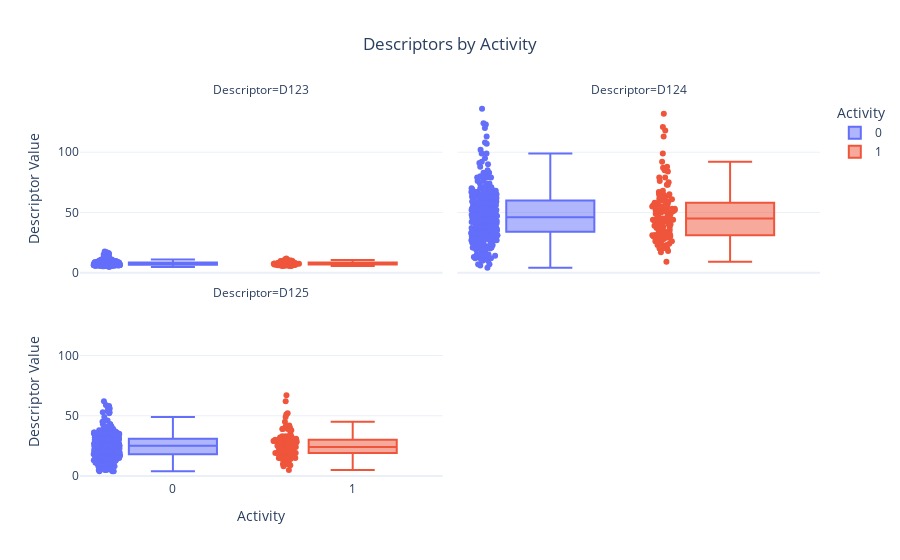

Here is the notebook cell this chart was saved with:
### Code cell
import pandas as pd
import plotly.express as px

# Select columns you want to plot
y_columns = ["D120", "D124", "D125"]  # replace with actual descriptor columns

# Melt the DataFrame to long format
df_melted = pd.melt(df, id_vars="Label", value_vars=y_columns,
                    var_name="Descriptor", value_name="Value")

# Plot with Plotly Express
fig = px.box(df_melted, x="Label", y="Value", color="Label",
             facet_col="Descriptor", facet_col_wrap=2,
             title="Descriptors by Activity",
             labels={"Value": "Descriptor Value", "Label": "Activity"},
             points="all", template="plotly_white")

fig.update_layout(title_x=0.5)
fig.show()

### Figure 1 — Plotly figure (JSON) as saved in the notebook; plotly's stock layout.template omitted (floating-point values rounded to 4 significant figures; data arrays with more than 128 entries replaced by an {"elided": "..."} marker saying what was removed)
{"data": [{"alignmentgroup": "True", "boxpoints": "all", "hovertemplate": "Activity=%{x}<br>Descriptor=D123<br>Descriptor Value=%{y}<extra></extra>", "legendgroup": "0", "marker": {"color": "#636efa"}, "name": "0", "notched": false, "offsetgroup": "0", "orientation": "v", "showlegend": true, "type": "box", "x": {"elided": "359 str values"}, "x0": " ", "xaxis": "x3", "y": {"elided": "359 float values"}, "y0": " ", "yaxis": "y3"}, {"alignmentgroup": "True", "boxpoints": "all", "hovertemplate": "Activity=%{x}<br>Descriptor=D124<br>Descriptor Value=%{y}<extra></extra>", "legendgroup": "0", "marker": {"color": "#636efa"}, "name": "0", "notched": false, "offsetgroup": "0", "orientation": "v", "showlegend": false, "type": "box", "x": {"elided": "359 str values"}, "x0": " ", "xaxis": "x4", "y": {"elided": "359 float values"}, "y0": " ", "yaxis": "y4"}, {"alignmentgroup": "True", "boxpoints": "all", "hovertemplate": "Activity=%{x}<br>Descriptor=D125<br>Descriptor Value=%{y}<extra></extra>", "legendgroup": "0", "marker": {"color": "#636efa"}, "name": "0", "notched": false, "offsetgroup": "0", "orientation": "v", "showlegend": false, "type": "box", "x": {"elided": "359 str values"}, "x0": " ", "xaxis": "x", "y": {"elided": "359 float values"}, "y0": " ", "yaxis": "y"}, {"alignmentgroup": "True", "boxpoints": "all", "hovertemplate": "Activity=%{x}<br>Descriptor=D123<br>Descriptor Value=%{y}<extra></extra>", "legendgroup": "1", "marker": {"color": "#EF553B"}, "name": "1", "notched": false, "offsetgroup": "1", "orientation": "v", "showlegend": true, "type": "box", "x": ["1", "1", "1", "1", "1", "1", "1", "1", "1", "1", "1", "1", "1", "1", "1", "1", "1", "1", "1", "1", "1", "1", "1", "1", "1", "1", "1", "1", "1", "1", "1", "1", "1", "1", "1", "1", "1", "1", "1", "1", "1", "1", "1", "1", "1", "1", "1", "1", "1", "1", "1", "1", "1", "1", "1", "1", "1", "1", "1", "1", "1", "1", "1", "1", "1", "1", "1", "1", "1", "1", "1", "1", "1", "1", "1", "1", "1", "1", "1", "1", "1", "1", "1", "1", "1", "1", "1", "1", "1", "1", "1", "1", "1", "1", "1", "1", "1", "1", "1", "1", "1", "1", "1", "1", "1", "1", "1", "1", "1", "1", "1", "1", "1", "1", "1", "1", "1", "1"], "x0": " ", "xaxis": "x3", "y": [7.348, 9.65, 6.027, 6.758, 6.829, 8.508, 9.146, 7.362, 8.47, 6.529, 7.312, 7.275, 6.776, 9.27, 7.564, 9.51, 6.759, 6.224, 6.484, 7.625, 9.872, 6.722, 9.471, 6.535, 7.541, 9.486, 6.698, 7.622, 11.13, 7.218, 7.55, 7.848, 8.527, 6.805, 5.547, 7.302, 5.609, 5.986, 9.647, 8.927, 6.845, 6.937, 9.871, 8.251, 6.718, 7.195, 8.305, 7.029, 10.12, 7.867, 6.672, 7.11, 8.028, 7.342, 5.634, 8.846, 7.972, 9.046, 8.294, 8.509, 7.351, 9.216, 11.71, 7.837, 6.496, 8.204, 7.557, 7.426, 6.822, 10.18, 7.493, 6.962, 10.52, 6.22, 7.209, 6.182, 8.818, 6.624, 6.156, 7.266, 6.343, 6.219, 6.445, 6.842, 8.067, 7.48, 7.33, 6.759, 6.353, 7.876, 7.995, 7.833, 8.138, 8.421, 7.073, 10.01, 5.705, 6.224, 6.817, 6.077, 7.111, 8.102, 10.34, 7.348, 6.055, 10.36, 8.451, 6.997, 7.544, 6.845, 7.798, 7.189, 8.914, 7.461, 6.859, 7.632, 9.431, 8.228], "y0": " ", "yaxis": "y3"}, {"alignmentgroup": "True", "boxpoints": "all", "hovertemplate": "Activity=%{x}<br>Descriptor=D124<br>Descriptor Value=%{y}<extra></extra>", "legendgroup": "1", "marker": {"color": "#EF553B"}, "name": "1", "notched": false, "offsetgroup": "1", "orientation": "v", "showlegend": false, "type": "box", "x": ["1", "1", "1", "1", "1", "1", "1", "1", "1", "1", "1", "1", "1", "1", "1", "1", "1", "1", "1", "1", "1", "1", "1", "1", "1", "1", "1", "1", "1", "1", "1", "1", "1", "1", "1", "1", "1", "1", "1", "1", "1", "1", "1", "1", "1", "1", "1", "1", "1", "1", "1", "1", "1", "1", "1", "1", "1", "1", "1", "1", "1", "1", "1", "1", "1", "1", "1", "1", "1", "1", "1", "1", "1", "1", "1", "1", "1", "1", "1", "1", "1", "1", "1", "1", "1", "1", "1", "1", "1", "1", "1", "1", "1", "1", "1", "1", "1", "1", "1", "1", "1", "1", "1", "1", "1", "1", "1", "1", "1", "1", "1", "1", "1", "1", "1", "1", "1", "1"], "x0": " ", "xaxis": "x4", "y": [56.0, 28.0, 54.0, 60.0, 61.0, 18.0, 40.0, 79.0, 52.0, 50.0, 33.0, 30.0, 99.0, 35.0, 27.0, 26.0, 48.0, 65.0, 40.0, 60.0, 30.0, 21.0, 39.0, 38.0, 30.0, 42.0, 84.0, 53.0, 23.0, 53.0, 24.0, 50.0, 52.0, 64.0, 26.0, 75.0, 20.0, 44.0, 22.0, 24.0, 55.0, 56.0, 37.0, 37.0, 62.0, 59.0, 44.0, 49.0, 43.0, 57.0, 92.0, 49.0, 51.0, 39.0, 88.0, 34.0, 40.0, 28.0, 54.0, 31.0, 76.0, 31.0, 20.0, 52.0, 41.0, 56.0, 113.0, 132.0, 59.0, 29.0, 29.0, 85.0, 30.0, 118.0, 45.0, 121.0, 26.0, 65.0, 68.0, 51.0, 21.0, 45.0, 87.0, 48.0, 17.0, 53.0, 56.0, 48.0, 58.0, 30.0, 73.0, 34.0, 31.0, 29.0, 62.0, 35.0, 79.0, 65.0, 31.0, 44.0, 40.0, 32.0, 44.0, 56.0, 43.0, 23.0, 9.0, 45.0, 28.0, 55.0, 38.0, 58.0, 32.0, 20.0, 67.0, 49.0, 45.0, 73.0], "y0": " ", "yaxis": "y4"}, {"alignmentgroup": "True", "boxpoints": "all", "hovertemplate": "Activity=%{x}<br>Descriptor=D125<br>Descriptor Value=%{y}<extra></extra>", "legendgroup": "1", "marker": {"color": "#EF553B"}, "name": "1", "notched": false, "offsetgroup": "1", "orientation": "v", "showlegend": false, "type": "box", "x": ["1", "1", "1", "1", "1", "1", "1", "1", "1", "1", "1", "1", "1", "1", "1", "1", "1", "1", "1", "1", "1", "1", "1", "1", "1", "1", "1", "1", "1", "1", "1", "1", "1", "1", "1", "1", "1", "1", "1", "1", "1", "1", "1", "1", "1", "1", "1", "1", "1", "1", "1", "1", "1", "1", "1", "1", "1", "1", "1", "1", "1", "1", "1", "1", "1", "1", "1", "1", "1", "1", "1", "1", "1", "1", "1", "1", "1", "1", "1", "1", "1", "1", "1", "1", "1", "1", "1", "1", "1", "1", "1", "1", "1", "1", "1", "1", "1", "1", "1", "1", "1", "1", "1", "1", "1", "1", "1", "1", "1", "1", "1", "1", "1", "1", "1", "1", "1", "1"], "x0": " ", "xaxis": "x", "y": [30.0, 19.0, 23.0, 29.0, 29.0, 11.0, 24.0, 40.0, 32.0, 24.0, 18.0, 16.0, 49.0, 19.0, 15.0, 16.0, 24.0, 29.0, 19.0, 33.0, 19.0, 10.0, 25.0, 18.0, 16.0, 28.0, 39.0, 27.0, 16.0, 27.0, 13.0, 28.0, 32.0, 30.0, 10.0, 38.0, 8.0, 19.0, 14.0, 14.0, 27.0, 28.0, 24.0, 22.0, 30.0, 31.0, 25.0, 25.0, 28.0, 30.0, 45.0, 25.0, 30.0, 21.0, 35.0, 21.0, 21.0, 17.0, 31.0, 17.0, 41.0, 19.0, 15.0, 28.0, 19.0, 33.0, 62.0, 67.0, 29.0, 19.0, 14.0, 41.0, 21.0, 51.0, 24.0, 52.0, 15.0, 31.0, 30.0, 25.0, 10.0, 19.0, 39.0, 24.0, 10.0, 29.0, 30.0, 24.0, 26.0, 18.0, 39.0, 20.0, 19.0, 17.0, 32.0, 23.0, 33.0, 29.0, 14.0, 19.0, 20.0, 19.0, 29.0, 30.0, 19.0, 17.0, 5.0, 22.0, 15.0, 27.0, 22.0, 29.0, 20.0, 9.0, 33.0, 25.0, 29.0, 42.0], "y0": " ", "yaxis": "y"}], "layout": {"annotations": [{"font": {}, "showarrow": false, "text": "Descriptor=D125", "x": 0.245, "xanchor": "center", "xref": "paper", "y": 0.465, "yanchor": "bottom", "yref": "paper"}, {"font": {}, "showarrow": false, "text": "Descriptor=D123", "x": 0.245, "xanchor": "center", "xref": "paper", "y": 1.0, "yanchor": "bottom", "yref": "paper"}, {"font": {}, "showarrow": false, "text": "Descriptor=D124", "x": 0.755, "xanchor": "center", "xref": "paper", "y": 1.0, "yanchor": "bottom", "yref": "paper"}], "boxmode": "overlay", "legend": {"title": {"text": "Activity"}, "tracegroupgap": 0}, "title": {"text": "Descriptors by Activity", "x": 0.5}, "xaxis": {"anchor": "y", "categoryarray": ["0", "1"], "categoryorder": "array", "domain": [0, 0.49], "title": {"text": "Activity"}}, "xaxis2": {"anchor": "y2", "categoryarray": ["0", "1"], "categoryorder": "array", "domain": [0.51, 1], "matches": "x", "title": {"text": "Activity"}}, "xaxis3": {"anchor": "y3", "domain": [0, 0.49], "matches": "x", "showticklabels": false}, "xaxis4": {"anchor": "y4", "domain": [0.51, 1], "matches": "x", "showticklabels": false}, "yaxis": {"anchor": "x", "domain": [0, 0.465], "title": {"text": "Descriptor Value"}}, "yaxis2": {"anchor": "x2", "domain": [0, 0.465], "matches": "y", "showticklabels": false}, "yaxis3": {"anchor": "x3", "domain": [0.535, 1.0], "matches": "y", "title": {"text": "Descriptor Value"}}, "yaxis4": {"anchor": "x4", "domain": [0.535, 1.0], "matches": "y", "showticklabels": false}}}
